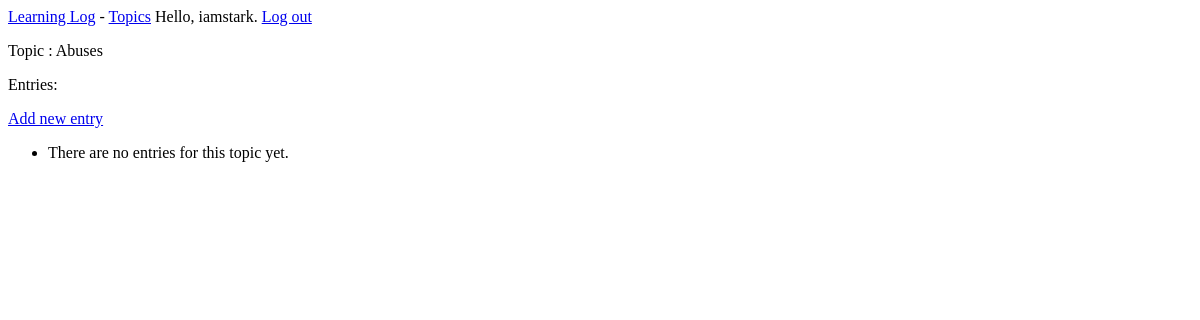
Page /topics/3/ (signed in) on the earlier database version.
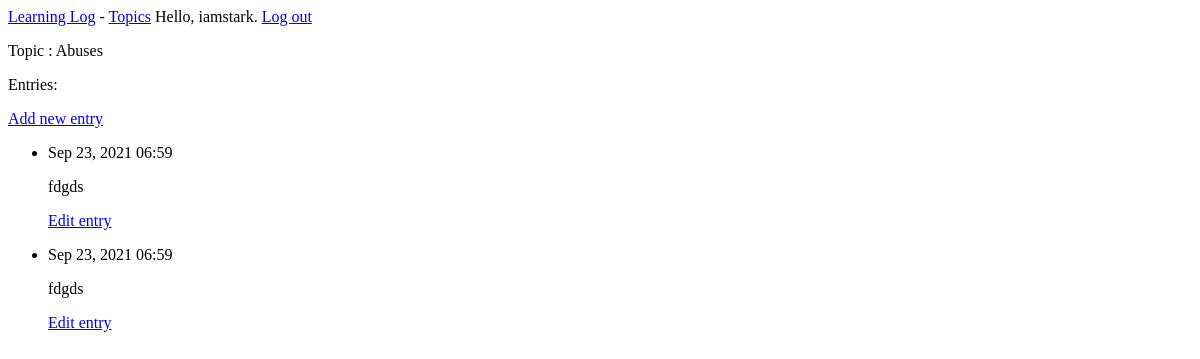
Same page on the later database version.
### learning_logs/models.py (models this page shows, shortened)
class Entry(models.Model):
    topic = models.ForeignKey(Topic, on_delete=models.DO_NOTHING)
    text = models.TextField()
    date_added = models.DateTimeField(auto_now_add=True)
    class Meta:
        verbose_name_plural = 'entries'

### learning_logs/views.py (the view)
# urls.py: url(r'^topics/(?P<topic_id>\d+)/$', views.topic, name = 'topic'),
def topic(request, topic_id):
    topic = Topic.objects.get(id = topic_id)
    entries= topic.entry_set.order_by('-date_added')
    context = { 'topic' : topic, 'entries': entries}
    return render(request, 'learning_logs/topic.html', context)

### learning_logs/models.py (called while the page is built)
    def __str__(self):
        return self.text

### learning_logs/templates/learning_logs/topic.html
{% extends "learning_logs/base.html" %}
{% block content %}
<p>Topic : {{ topic }}</p>
<p>Entries:</p>
<p>
    <a href = "{% url 'learning_logs:new_entry' topic.id %}">Add new entry</a>
</p>
<ul>
    {% for entry in entries %}
        <li>
            <p>{{ entry.date_added|date:'M d, Y H:i' }}</p>
            <p>{{ entry.text|linebreaks }}</p>
            <p>
                <a href= "{% url 'learning_logs:edit_entry' entry.id %}">Edit entry</a>
            </p>
        </li>
    {% empty %}
        <li>
            There are no entries for this topic yet.
        </li>
    {% endfor %}
</ul>
{% endblock content %}

Differences in the rows shown:
added Entry: date_added "Sep 23, 2021 06:59", text "fdgds"
added Entry: date_added "Sep 23, 2021 06:59", text "fdgds"
Other differences:
text no longer shown: "There are no entries for this topic yet."
